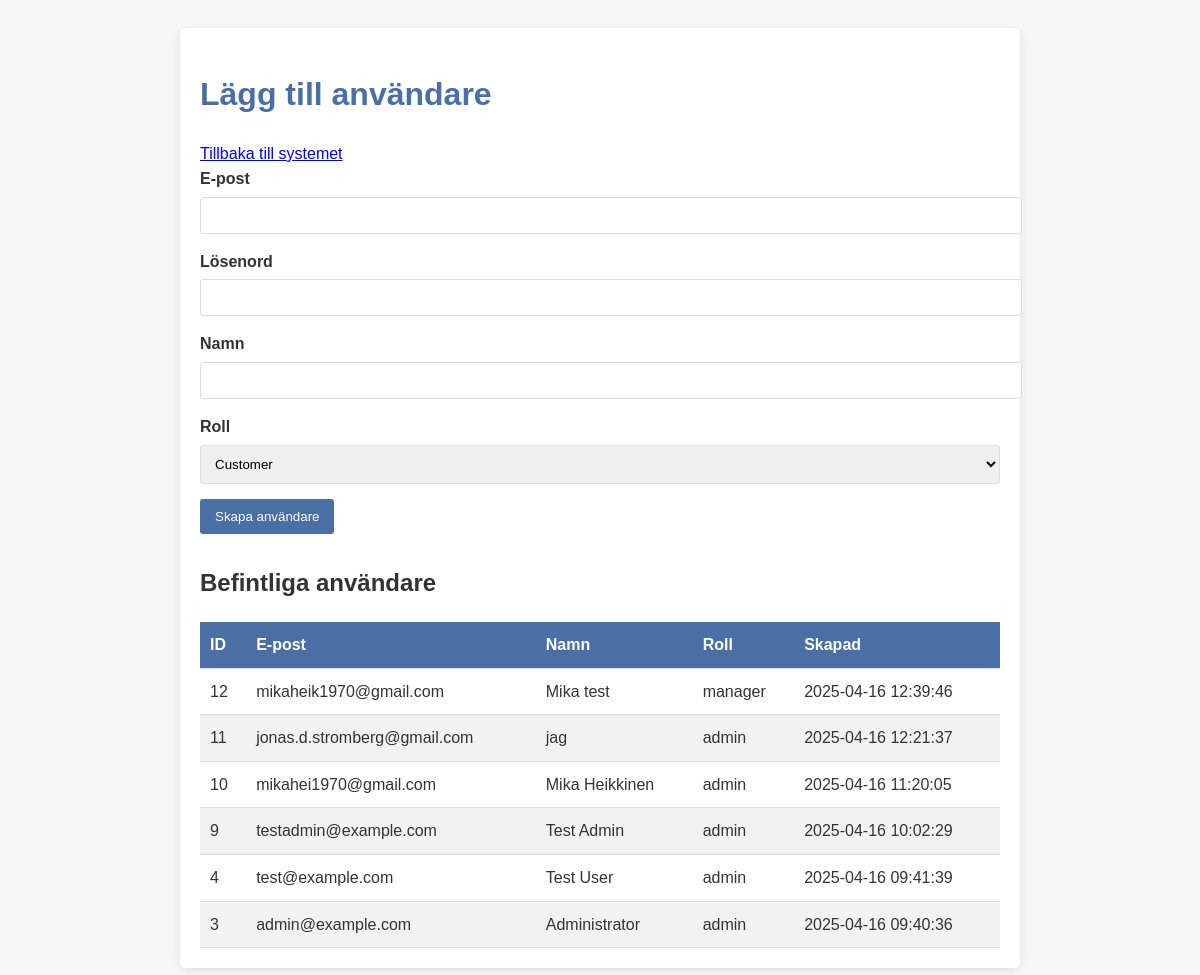
/add_user.php, run on the app's committed database.
### tables this page shows
CREATE TABLE `users` (
  `id` int(11) NOT NULL,
  `email` varchar(255) NOT NULL,
  `password` varchar(255) NOT NULL,
  `name` varchar(255) NOT NULL,
  `created_at` datetime NOT NULL DEFAULT current_timestamp(),
  `role` enum('admin','manager','customer') NOT NULL DEFAULT 'customer'
);

### public/add_user.php (the view, shortened to what this page needs)
<?php
try {
    $db = new PDO(
        'mysql:host=' . DB_HOST . ';dbname=' . DB_NAME . ';charset=utf8mb4',
        DB_USER,
        DB_PASS,
        [PDO::ATTR_ERRMODE => PDO::ERRMODE_EXCEPTION]
    );
    $users = $db->query("SELECT id, email, name, role, created_at FROM users ORDER BY id DESC")->fetchAll(PDO::FETCH_ASSOC);
} catch (PDOException $e) {
    $error = "Databasfel: " . $e->getMessage();
}
?>
<!DOCTYPE html>
<html lang="sv">
<head>
</head>
<body>
    <div class="container">
        <h1>Lägg till användare</h1>
        <a href="index.php">Tillbaka till systemet</a>
        <form method="post">
            <div>
                <label for="email">E-post</label>
                <input type="email" id="email" name="email" required>
            </div>
            <div>
                <label for="password">Lösenord</label>
                <input type="password" id="password" name="password" required>
            </div>
            <div>
                <label for="name">Namn</label>
                <input type="text" id="name" name="name" required>
            </div>
            <div>
                <label for="role">Roll</label>
                <select id="role" name="role">
                    <option value="customer" selected>Customer</option>
                </select>
            </div>
            <button type="submit">Skapa användare</button>
        </form>
        <h2>Befintliga användare</h2>
        <?php if (empty($users)): ?>
            <p>Inga användare hittades.</p>
        <?php else: ?>
            <table>
                <thead>
                    <tr>
                        <th>ID</th>
                        <th>E-post</th>
                        <th>Namn</th>
                        <th>Roll</th>
                        <th>Skapad</th>
                    </tr>
                </thead>
                <tbody>
                    <?php foreach ($users as $user): ?>
                        <tr>
                            <td><?php echo htmlspecialchars($user['id']); ?></td>
                            <td><?php echo htmlspecialchars($user['email']); ?></td>
                            <td><?php echo htmlspecialchars($user['name']); ?></td>
                            <td><?php echo htmlspecialchars($user['role']); ?></td>
                            <td><?php echo htmlspecialchars($user['created_at']); ?></td>
                        </tr>
                    <?php endforeach; ?>
                </tbody>
            </table>
        <?php endif; ?>
    </div>
</body>
</html>

### public/add_user.php (style rules this page uses)
body { font-family: Arial, sans-serif; line-height: 1.6; background: #f7f7f7; color: #333; padding: 20px; }
.container { max-width: 800px; margin: 0 auto; background: #fff; padding: 20px; border-radius: 5px; box-shadow: 0 2px 10px rgba(0,0,0,0.1); }
h1 { color: #4a6fa5; margin-bottom: 20px; }
form { margin-bottom: 30px; }
label { display: block; margin-bottom: 5px; font-weight: bold; }
input, select { width: 100%; padding: 10px; margin-bottom: 15px; border: 1px solid #ddd; border-radius: 3px; }
button { background: #4a6fa5; color: #fff; border: none; padding: 10px 15px; border-radius: 3px; cursor: pointer; }
table { width: 100%; border-collapse: collapse; margin-top: 20px; }
th, td { padding: 10px; text-align: left; border-bottom: 1px solid #ddd; }
th { background: #4a6fa5; color: #fff; }
tr:nth-child(even) { background: #f2f2f2; }

### data on the page
users: id "12", email "mikaheik1970@gmail.com", name "Mika test", role "manager", created_at "2025-04-16 12:39:46"
users: id "11", email "jonas.d.stromberg@gmail.com", name "jag", role "admin", created_at "2025-04-16 12:21:37"
users: id "10", email "mikahei1970@gmail.com", name "Mika Heikkinen", role "admin", created_at "2025-04-16 11:20:05"
users: id "9", email "testadmin@example.com", name "Test Admin", role "admin", created_at "2025-04-16 10:02:29"
users: id "4", email "test@example.com", name "Test User", role "admin", created_at "2025-04-16 09:41:39"
users: id "3", email "admin@example.com", name "Administrator", role "admin", created_at "2025-04-16 09:40:36"
